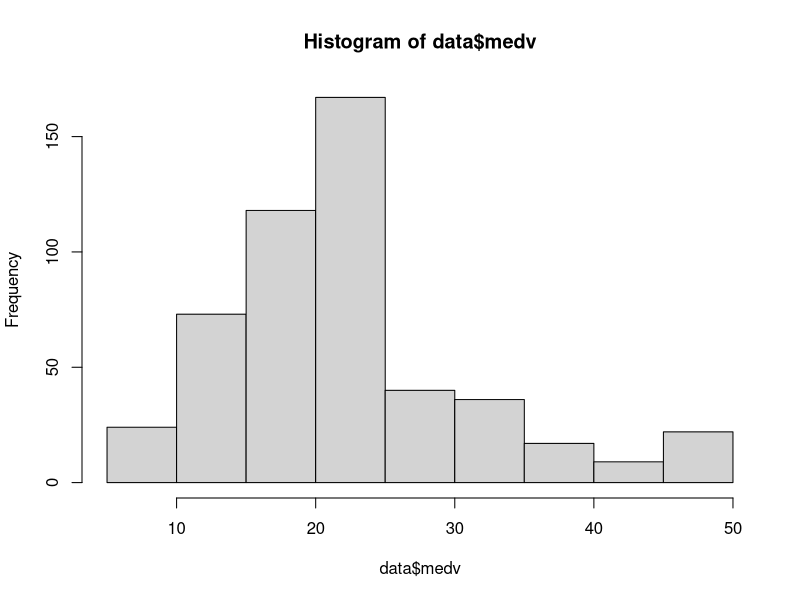
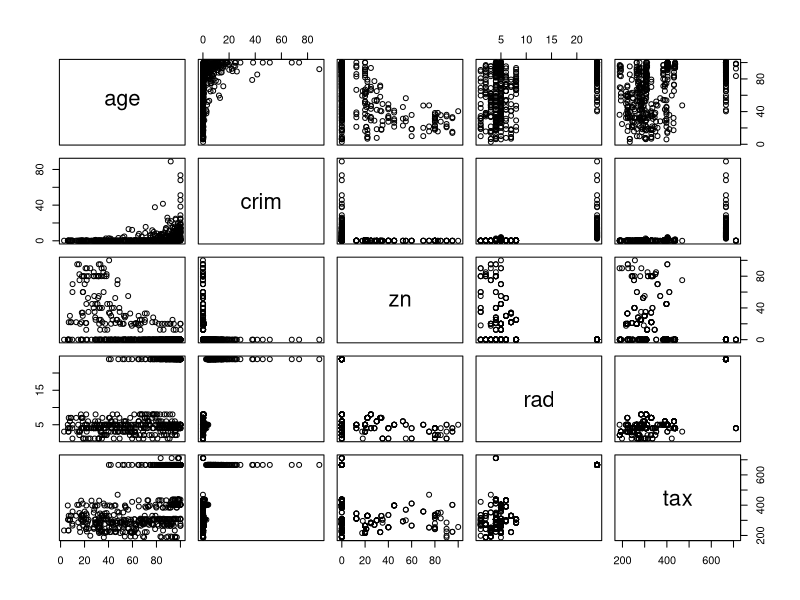
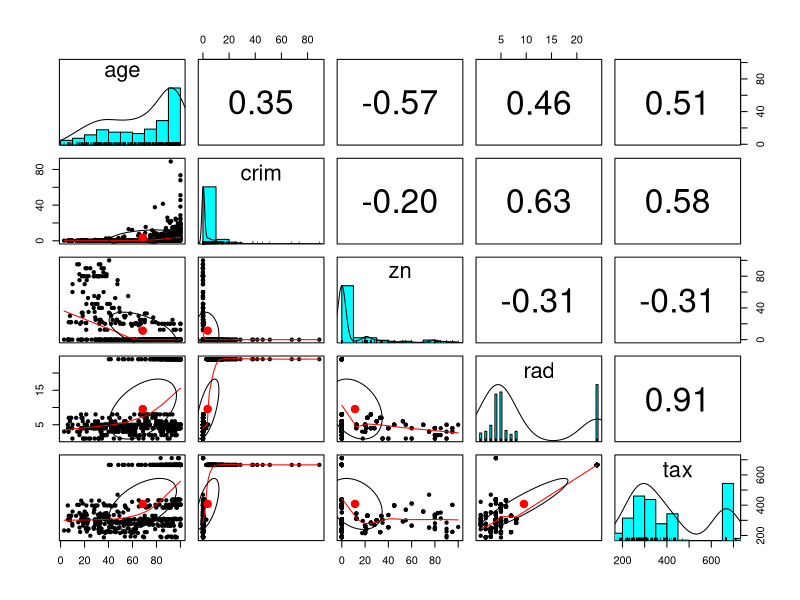

Recreate these plots in R, in order.
# Multi Linear regression on Boston Dataset
library(MASS)
data<-as.data.frame(Boston)
str(data)
hist(data$medv)
cor(data[c("age","crim","zn","rad","tax")])
pairs(data[c("age","crim","zn","rad","tax")]) 
install.packages("psych")
library(psych)
pairs.panels(data[c("age","crim","zn","rad","tax")])
boston_model<-lm(medv~age+crim+zn+rad+tax,data = data)
boston_predict<-predict(boston_model,data=data)
boston_predict
boston_model
summary(boston_model)